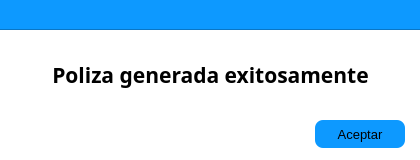
<?xml version="1.0" encoding="UTF-8"?>
<ui version="4.0">
 <class>Dialog</class>
 <widget class="QDialog" name="Dialog">
  <property name="enabled">
   <bool>true</bool>
  </property>
  <property name="geometry">
   <rect>
    <x>0</x>
    <y>0</y>
    <width>420</width>
    <height>160</height>
   </rect>
  </property>
  <property name="sizePolicy">
   <sizepolicy hsizetype="Fixed" vsizetype="Fixed">
    <horstretch>0</horstretch>
    <verstretch>0</verstretch>
   </sizepolicy>
  </property>
  <property name="minimumSize">
   <size>
    <width>420</width>
    <height>160</height>
   </size>
  </property>
  <property name="maximumSize">
   <size>
    <width>420</width>
    <height>160</height>
   </size>
  </property>
  <property name="palette">
   <palette>
    <active>
     <colorrole role="Base">
      <brush brushstyle="SolidPattern">
       <color alpha="255">
        <red>255</red>
        <green>255</green>
        <blue>255</blue>
       </color>
      </brush>
     </colorrole>
     <colorrole role="Window">
      <brush brushstyle="SolidPattern">
       <color alpha="255">
        <red>255</red>
        <green>255</green>
        <blue>255</blue>
       </color>
      </brush>
     </colorrole>
    </active>
    <inactive>
     <colorrole role="Base">
      <brush brushstyle="SolidPattern">
       <color alpha="255">
        <red>255</red>
        <green>255</green>
        <blue>255</blue>
       </color>
      </brush>
     </colorrole>
     <colorrole role="Window">
      <brush brushstyle="SolidPattern">
       <color alpha="255">
        <red>255</red>
        <green>255</green>
        <blue>255</blue>
       </color>
      </brush>
     </colorrole>
    </inactive>
    <disabled>
     <colorrole role="Base">
      <brush brushstyle="SolidPattern">
       <color alpha="255">
        <red>255</red>
        <green>255</green>
        <blue>255</blue>
       </color>
      </brush>
     </colorrole>
     <colorrole role="Window">
      <brush brushstyle="SolidPattern">
       <color alpha="255">
        <red>255</red>
        <green>255</green>
        <blue>255</blue>
       </color>
      </brush>
     </colorrole>
    </disabled>
   </palette>
  </property>
  <property name="mouseTracking">
   <bool>false</bool>
  </property>
  <property name="windowTitle">
   <string>Aviso:</string>
  </property>
  <property name="autoFillBackground">
   <bool>false</bool>
  </property>
  <property name="modal">
   <bool>false</bool>
  </property>
  <widget class="QFrame" name="frame_10">
   <property name="geometry">
    <rect>
     <x>-10</x>
     <y>-50</y>
     <width>1031</width>
     <height>80</height>
    </rect>
   </property>
   <property name="styleSheet">
    <string notr="true">background-color: rgb(13, 153, 255);</string>
   </property>
   <property name="frameShape">
    <enum>QFrame::StyledPanel</enum>
   </property>
   <property name="frameShadow">
    <enum>QFrame::Raised</enum>
   </property>
  </widget>
  <widget class="QLabel" name="txtAviso">
   <property name="geometry">
    <rect>
     <x>10</x>
     <y>30</y>
     <width>401</width>
     <height>91</height>
    </rect>
   </property>
   <property name="font">
    <font>
     <family>Segoe UI Semibold</family>
     <pointsize>16</pointsize>
     <weight>75</weight>
     <bold>true</bold>
    </font>
   </property>
   <property name="acceptDrops">
    <bool>false</bool>
   </property>
   <property name="layoutDirection">
    <enum>Qt::LeftToRight</enum>
   </property>
   <property name="text">
    <string>Poliza generada exitosamente</string>
   </property>
   <property name="textFormat">
    <enum>Qt::RichText</enum>
   </property>
   <property name="scaledContents">
    <bool>false</bool>
   </property>
   <property name="alignment">
    <set>Qt::AlignCenter</set>
   </property>
   <property name="wordWrap">
    <bool>true</bool>
   </property>
   <property name="margin">
    <number>1</number>
   </property>
  </widget>
  <widget class="QPushButton" name="btnAceptar">
   <property name="geometry">
    <rect>
     <x>315</x>
     <y>120</y>
     <width>90</width>
     <height>28</height>
    </rect>
   </property>
   <property name="font">
    <font>
     <pointsize>10</pointsize>
     <weight>50</weight>
     <bold>false</bold>
    </font>
   </property>
   <property name="cursor">
    <cursorShape>PointingHandCursor</cursorShape>
   </property>
   <property name="mouseTracking">
    <bool>true</bool>
   </property>
   <property name="styleSheet">
    <string notr="true">background-color: rgb(13, 153, 255);
border-radius: 8px;
</string>
   </property>
   <property name="text">
    <string>Aceptar</string>
   </property>
  </widget>
 </widget>
 <resources/>
 <connections/>
</ui>
